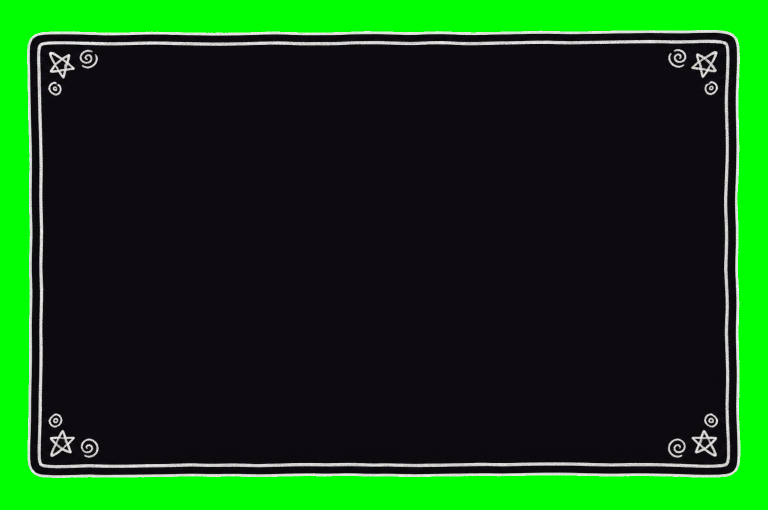
#> input picture assets/source/ui14/ui14_05_large_panel.png, 1536 x 1020 px, given in place of ui14_01_primary_btn.png, which was not available (shown at 1/2 size)
$ python process_ui_kit.py
#> lines starting #> are read from the running program, lines starting #| are printed output that depends on the picture; after the words box and inside, x2 and y2 are one past the last pixel; in counts of white or black regions, pixels touching at a corner belong together
"""공용 UI 키트 14종 (assets/source/ui14/*.png, 배경 정확히 #00FF00) → assets/ui/kit/*.webp

- 배경 빼기: 그림 가장자리에서 이어진 초록만 지운다 (flood fill). 그래서 그림 안의 초록(12번 체크 표시)은 남는다.
  경계의 섞인 픽셀은 초록이 튀는 정도로 반투명 + 초록 번짐 제거.
- 상태 스트립(보통/올림/누름 등)은 README 의 x 좌표로 자른다.

사용: python3 -I tools/process_ui_kit.py      (Pillow, numpy)
"""
from pathlib import Path

import numpy as np
from PIL import Image

ROOT = Path(__file__).resolve().parent.parent
SRC = ROOT / 'assets' / 'source' / 'ui14'
OUT = ROOT / 'assets' / 'ui' / 'kit'

# (원본, [(결과 이름, x0, x1) ...] 또는 결과 이름 하나, 긴 변 최대 px)
JOBS = [
    ('ui14_01_primary_btn', [('btn_primary', 64, 501), ('btn_primary_hover', 542, 975), ('btn_primary_down', 1015, 1439)], 480),
    ('ui14_02_secondary_btn', [('btn_secondary', 64, 481), ('btn_secondary_hover', 538, 957), ('btn_secondary_down', 1020, 1432)], 480),
    ('ui14_03_danger_btn', [('btn_danger', 55, 597), ('btn_danger_hover', 653, 1192), ('btn_danger_down', 1250, 1708)], 480),
    ('ui14_04_disabled_btn', 'btn_disabled', 600),
    ('ui14_05_large_panel', 'panel_large', 1200),
    ('ui14_06_small_card', 'card_small', 600),
    ('ui14_07_input_box', 'input', 1200),
    ('ui14_08_tab_bar', 'tab_bar', 900),
    ('ui14_09_toggle_switch', [('toggle_off', 64, 643), ('toggle_on', 758, 1337)], 320),
    ('ui14_10_slider', 'slider', 900),
    ('ui14_11_tag_chips', [('chip_gray', 64, 432), ('chip_red', 474, 843), ('chip_blue', 881, 1249), ('chip_yellow', 1294, 1662)], 360),
    ('ui14_12_badges', 'BADGES', 256),
    ('ui14_13_popup_dialog', 'popup', 1200),
    ('ui14_14_alert_banner', 'banner_alert', 1200),
]


def key_green(im: Image.Image) -> Image.Image:
    a = np.asarray(im.convert('RGB')).astype(np.float32)
    r, g, b = a[..., 0], a[..., 1], a[..., 2]
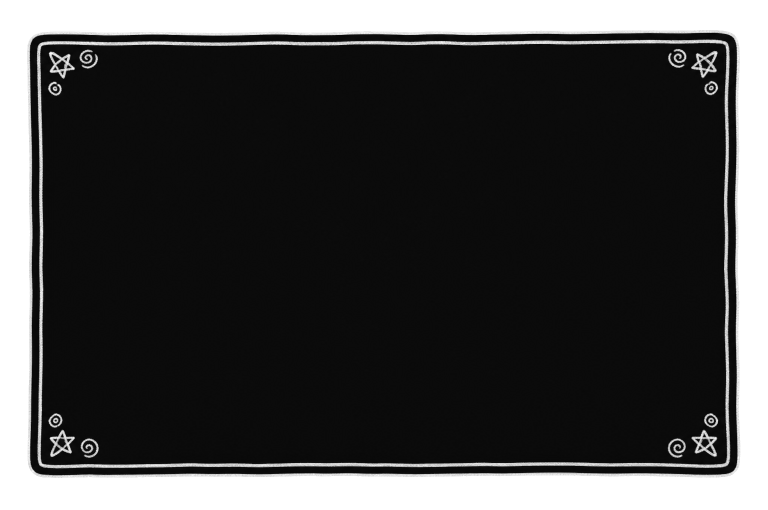
#> g: shape (1020, 1536) float32 (shown at 1/2 size); min 6, max 255, mean 66
    spill = g - np.maximum(r, b)
    greenish = spill > 40
#> greenish: shape (1020, 1536) bool; 19.3% white; 1 white region, box (x1, y1, x2, y2) and area: (0, 0, 1536, 1020) 303074
    # 가장자리에서 초록 픽셀을 따라 번져 나간 영역 = 배경
    bg = np.zeros_like(greenish)
    bg[0, :], bg[-1, :], bg[:, 0], bg[:, -1] = greenish[0, :], greenish[-1, :], greenish[:, 0], greenish[:, -1]
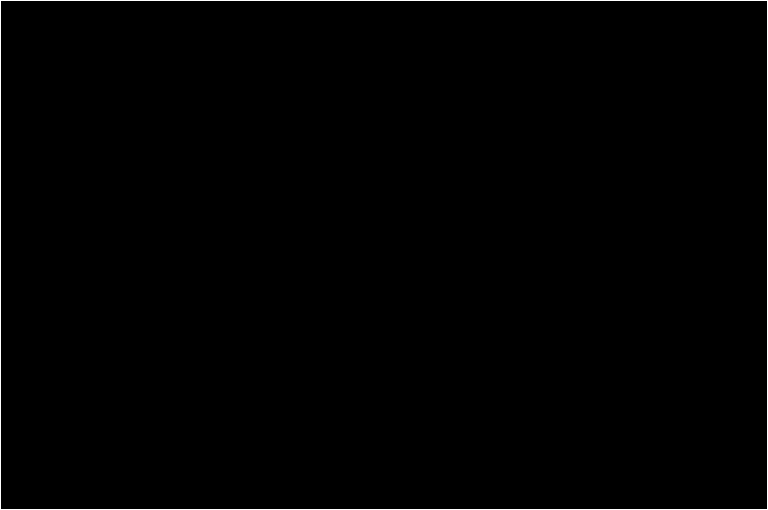
#> bg: shape (1020, 1536) bool (shown at 1/2 size); 0.33% white in thin lines or dots
    while True:
        grown = bg.copy()
        grown[1:, :] |= bg[:-1, :]
        grown[:-1, :] |= bg[1:, :]
        grown[:, 1:] |= bg[:, :-1]
        grown[:, :-1] |= bg[:, 1:]
        grown &= greenish
        if (grown == bg).all():
            break
        bg = grown
    # 배경 바로 옆 2px 띠 (그림 테두리와 섞인 픽셀)
    edge = bg.copy()
    for _ in range(2):
        e = edge.copy()
        e[1:, :] |= edge[:-1, :]
        e[:-1, :] |= edge[1:, :]
        e[:, 1:] |= edge[:, :-1]
        e[:, :-1] |= edge[:, 1:]
        edge = e
#> this loop made 2 passes
#> pass 1, in key_green, `edge = e`:
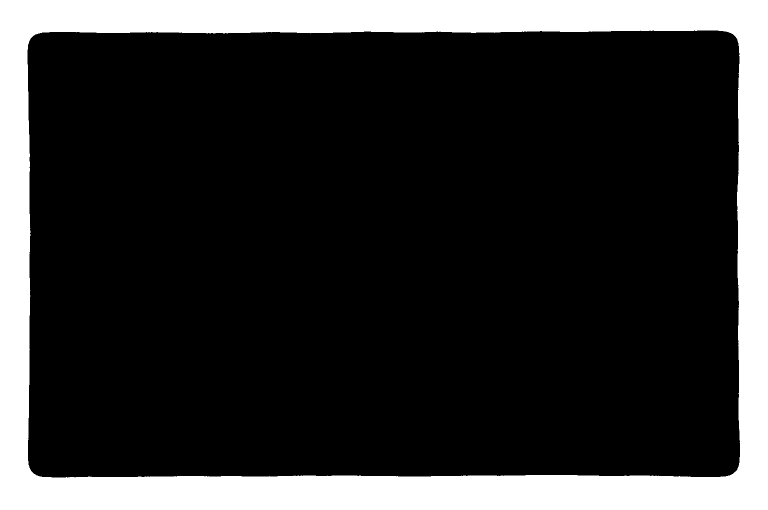
#> edge: shape (1020, 1536) bool (shown at 1/2 size); 19.6% white; 1 white region, box (x1, y1, x2, y2) and area: (0, 0, 1536, 1020) 307630
    band = edge & ~bg
#> band: shape (1020, 1536) bool; 0.58% white in thin lines or dots, all inside (x1, y1, x2, y2) = (54, 60, 1481, 956)
    alpha = np.ones_like(r)
    alpha[bg] = 0
    soft = 1 - np.clip((spill - 10) / 120, 0, 1)
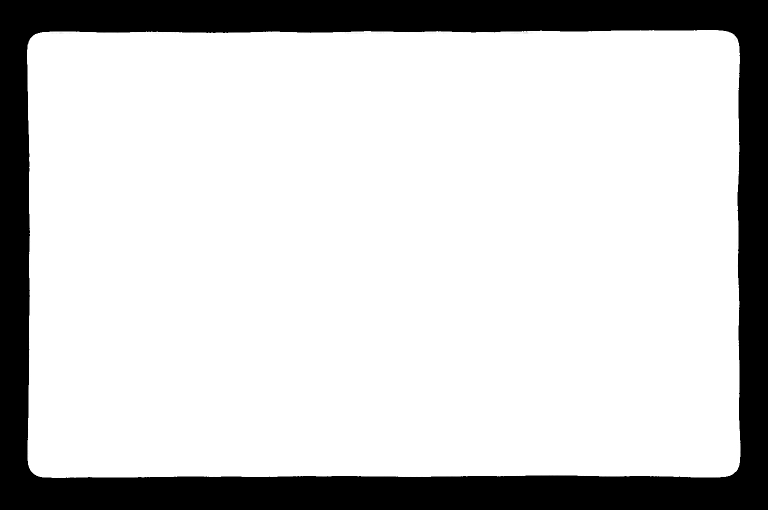
#> soft: shape (1020, 1536) float32 (shown at 1/2 size); min 0, max 1, mean 0.806
    alpha[band] = soft[band]
    g2 = g.copy()
    near = bg | band
    g2[near] = np.minimum(g, np.maximum(r, b))[near]  # 경계의 초록 번짐 빼기 (그림 안쪽 초록은 그대로)
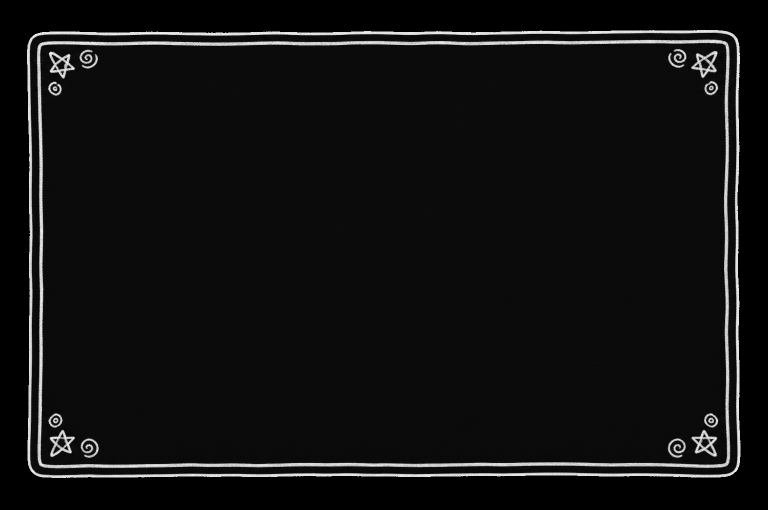
#> g2: shape (1020, 1536) float32 (shown at 1/2 size); 19.73% of pixels changed, all inside (x1, y1, x2, y2) = (0, 0, 1536, 1020)
    out = np.dstack([r, g2, b, alpha * 255]).clip(0, 255).astype(np.uint8)
    return Image.fromarray(out, 'RGBA')


def trim(im: Image.Image, pad: int = 2) -> Image.Image:
    bb = im.getchannel('A').point(lambda v: 255 if v > 20 else 0).getbbox()
    if not bb:
        return im
    x0, y0, x1, y1 = bb
    return im.crop((max(0, x0 - pad), max(0, y0 - pad), min(im.width, x1 + pad), min(im.height, y1 + pad)))


def save(im: Image.Image, name: str, size: int):
    k = min(1, size / max(im.size))
    if k < 1:
        im = im.resize((max(1, round(im.width * k)), max(1, round(im.height * k))), Image.LANCZOS)
    p = OUT / f'{name}.webp'
    p.parent.mkdir(parents=True, exist_ok=True)
    im.save(p, 'WEBP', quality=92, method=6)
    print(f'  {name}.webp {im.size}')


def split_columns(rgba: Image.Image, count: int):
    """알파가 있는 세로 띠를 왼→오로 count 개 찾는다 (배지 3개)."""
    cols = (np.asarray(rgba.getchannel('A')) > 20).any(axis=0)
    runs, start = [], None
    for x, on in enumerate(list(cols) + [False]):
        if on and start is None:
            start = x
        elif not on and start is not None:
            runs.append((start, x))
            start = None
    runs.sort(key=lambda r: -(r[1] - r[0]))
    return sorted(runs[:count])


def main():
    for src, out, size in JOBS:
        rgba = key_green(Image.open(SRC / f'{src}.png'))
        print('ok', src)
        if out == 'BADGES':
            for name, (x0, x1) in zip(['badge_crown', 'badge_check', 'badge_ribbon'], split_columns(rgba, 3)):
                save(trim(rgba.crop((x0, 0, x1, rgba.height))), name, size)
        elif isinstance(out, str):
            save(trim(rgba), out, size)
        else:
            for name, x0, x1 in out:
                save(trim(rgba.crop((x0, 0, x1, rgba.height))), name, size)
#> this loop made 3 passes
#> pass 1, in save, `im = im.resize((max(1, round(im.width * k)), max(1, round(im.height * ..`:
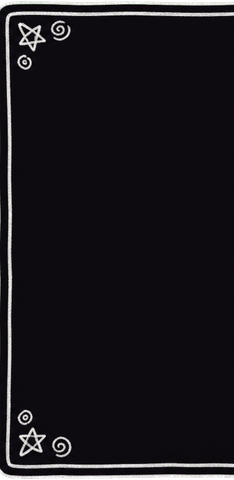
#> im: PIL image 234x480 RGBA; mean R, G, B, A 24.4, 21.9, 26.8, 252.9; transparent parts drawn white
#> pass 3, in save (call 3), `im = im.resize((max(1, round(im.width * k)), max(1, round(im.height * ..`:
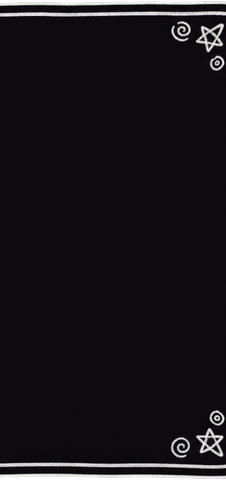
#> im: PIL image 226x480 RGBA; mean R, G, B, A 21.7, 19.2, 24.1, 252.7; transparent parts drawn white
#> pass 2 of the loop in main, `for src, out, size in JOBS:`:
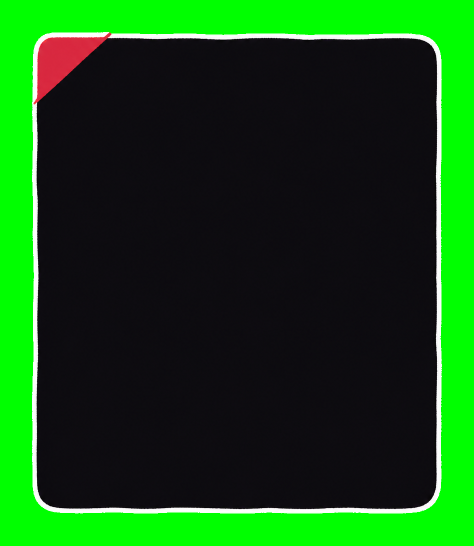
#> input picture assets/source/ui14/ui14_06_small_card.png, 948 x 1091 px, given in place of ui14_02_secondary_btn.png, which was not available (shown at 1/2 size)
#> a: shape (1091, 948, 3) float32
#> r: shape (1091, 948) float32
#> g: shape (1091, 948) float32
#> b: shape (1091, 948) float32
#> spill: shape (1091, 948) float32
#> greenish: shape (1091, 948) bool; 24.5% white; 1 white region, box (x1, y1, x2, y2) and area: (0, 0, 948, 1091) 253196
#> bg: shape (1091, 948) bool; 0.39% white in thin lines or dots
#> band: shape (1091, 948) bool; 0.66% white in thin lines or dots, all inside (x1, y1, x2, y2) = (64, 64, 884, 1027)
#> in key_green (call 2), `soft = 1 - np.clip((spill - 10) / 120, 0, 1)`:
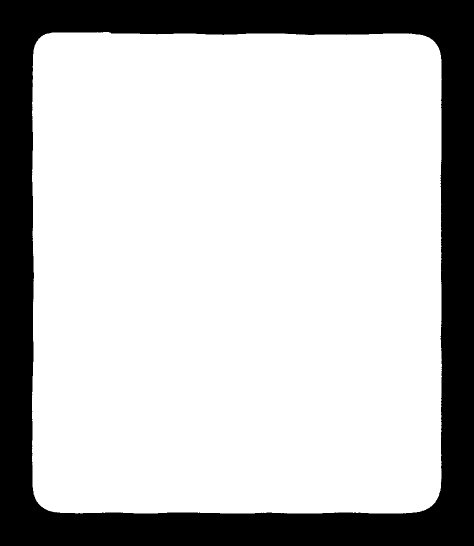
#> soft: shape (1091, 948) float32 (shown at 1/2 size); min 0, max 1, mean 0.755
#> g2: shape (1091, 948) float32
#> out: shape (1091, 948, 4)
#> the loop in main, `for name, x0, x1 in out:` made 3 passes
#> (y0 in trim, y1 in trim) on passes 1 to 2: (64, 1027), (67, 1027)
#> pass 2, in save (call 5), `im = im.resize((max(1, round(im.width * k)), max(1, round(im.height * ..`:
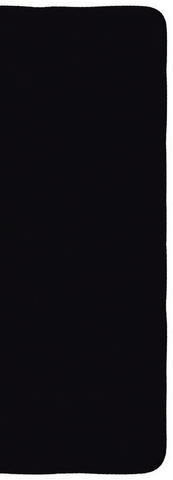
#> im: PIL image 173x480 RGBA; mean R, G, B, A 25.5, 24, 28, 249.9; transparent parts drawn white


if __name__ == '__main__':
#> (the run stopped early here; a loop or call above may not have finished)
